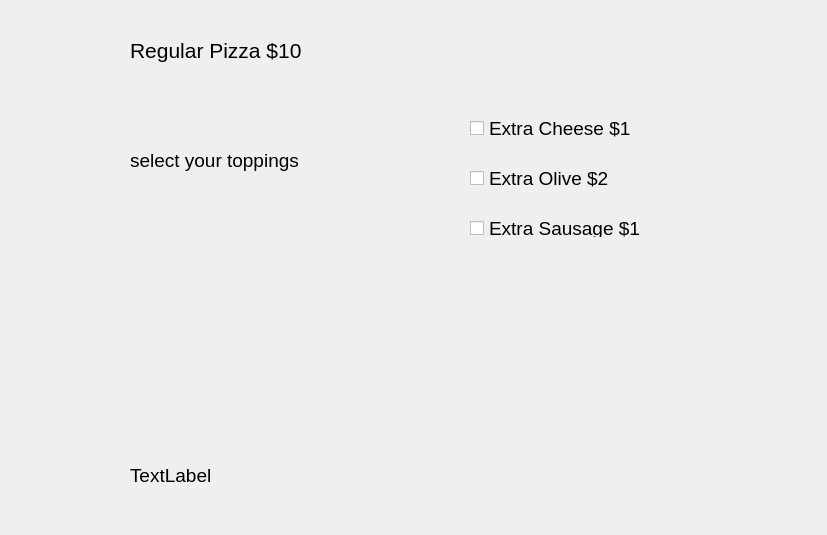
<?xml version="1.0" encoding="UTF-8"?>
<ui version="4.0">
 <class>Dialog</class>
 <widget class="QDialog" name="Dialog">
  <property name="geometry">
   <rect>
    <x>0</x>
    <y>0</y>
    <width>827</width>
    <height>535</height>
   </rect>
  </property>
  <property name="windowTitle">
   <string>Dialog</string>
  </property>
  <widget class="QLabel" name="label">
   <property name="geometry">
    <rect>
     <x>130</x>
     <y>30</y>
     <width>311</width>
     <height>41</height>
    </rect>
   </property>
   <property name="font">
    <font>
     <pointsize>16</pointsize>
    </font>
   </property>
   <property name="text">
    <string>Regular Pizza $10</string>
   </property>
  </widget>
  <widget class="QLabel" name="label_2">
   <property name="geometry">
    <rect>
     <x>130</x>
     <y>130</y>
     <width>181</width>
     <height>61</height>
    </rect>
   </property>
   <property name="font">
    <font>
     <pointsize>14</pointsize>
    </font>
   </property>
   <property name="text">
    <string>select your toppings</string>
   </property>
  </widget>
  <widget class="QLabel" name="labelAmount">
   <property name="geometry">
    <rect>
     <x>130</x>
     <y>450</y>
     <width>571</width>
     <height>51</height>
    </rect>
   </property>
   <property name="font">
    <font>
     <pointsize>14</pointsize>
    </font>
   </property>
   <property name="text">
    <string>TextLabel</string>
   </property>
  </widget>
  <widget class="QCheckBox" name="checkBoxCheese">
   <property name="geometry">
    <rect>
     <x>470</x>
     <y>120</y>
     <width>241</width>
     <height>17</height>
    </rect>
   </property>
   <property name="font">
    <font>
     <pointsize>14</pointsize>
    </font>
   </property>
   <property name="text">
    <string>Extra Cheese $1</string>
   </property>
  </widget>
  <widget class="QCheckBox" name="checkBoxOlive">
   <property name="geometry">
    <rect>
     <x>470</x>
     <y>170</y>
     <width>231</width>
     <height>17</height>
    </rect>
   </property>
   <property name="font">
    <font>
     <pointsize>14</pointsize>
    </font>
   </property>
   <property name="text">
    <string>Extra Olive $2</string>
   </property>
  </widget>
  <widget class="QCheckBox" name="checkBoxSausege">
   <property name="geometry">
    <rect>
     <x>470</x>
     <y>220</y>
     <width>211</width>
     <height>17</height>
    </rect>
   </property>
   <property name="font">
    <font>
     <pointsize>14</pointsize>
    </font>
   </property>
   <property name="text">
    <string>Extra Sausage $1</string>
   </property>
  </widget>
 </widget>
 <resources/>
 <connections/>
</ui>
